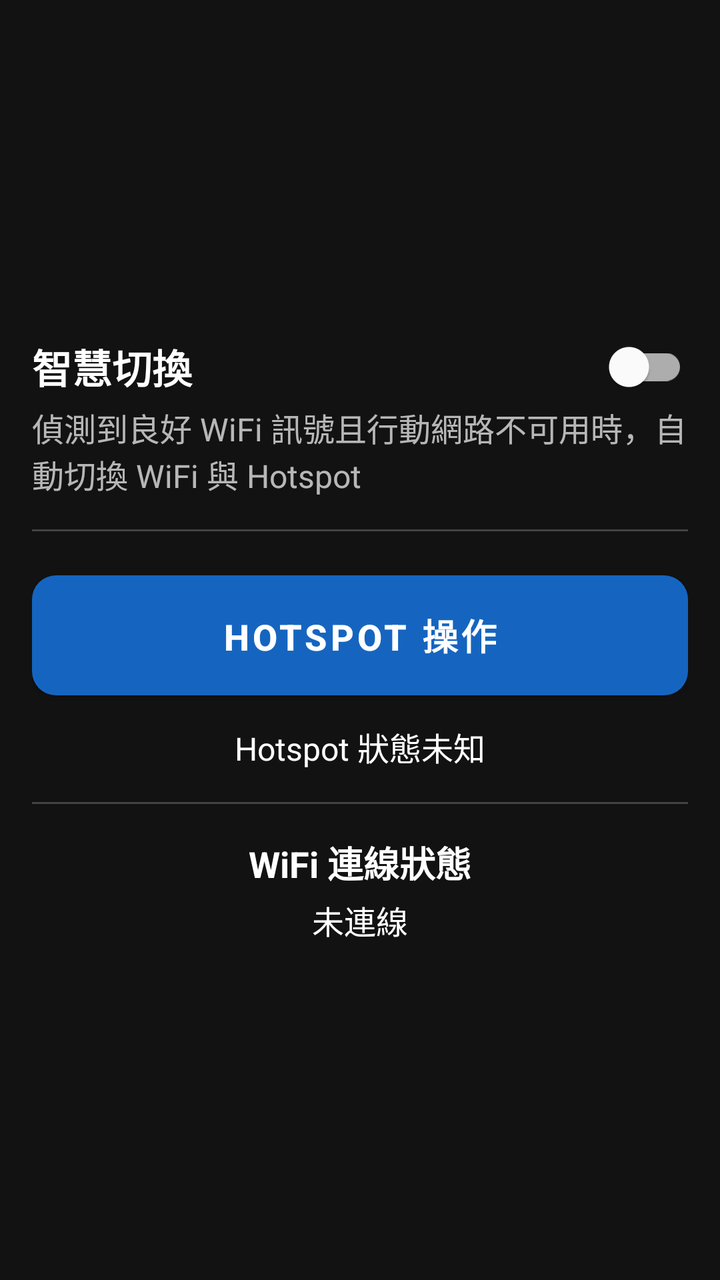
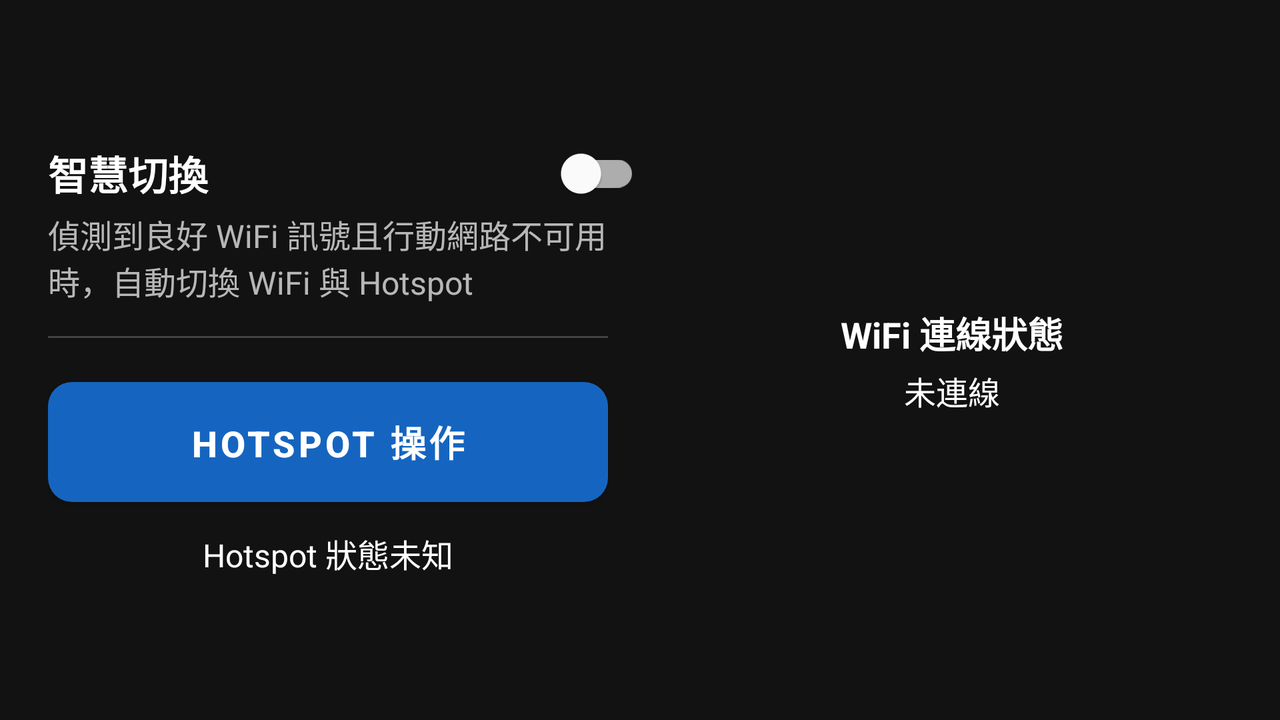

Two renders of one Android screen. The first uses the default layout on a phone; the second uses the alternative layout the repository ships for a different screen configuration, on a matching device. The two XML files are below.
<!-- AndroidManifest.xml: application theme Theme.AutoWifiManager -->
<!-- res/layout/fragment_dashboard.xml -->
<?xml version="1.0" encoding="utf-8"?>
<androidx.constraintlayout.widget.ConstraintLayout
    xmlns:android="http://schemas.android.com/apk/res/android"
    xmlns:app="http://schemas.android.com/apk/res-auto"
    xmlns:tools="http://schemas.android.com/tools"
    android:layout_width="match_parent"
    android:layout_height="match_parent"
    android:background="@color/background"
    android:padding="16dp">

    
    
    <TextView
        android:id="@+id/smart_switch_label"
        android:layout_width="0dp"
        android:layout_height="wrap_content"
        android:text="@string/smart_switch_label"
        android:textColor="@color/on_background"
        android:textSize="20sp"
        android:textStyle="bold"
        app:layout_constraintVertical_chainStyle="packed"
        app:layout_constraintTop_toTopOf="parent"
        app:layout_constraintBottom_toTopOf="@id/smart_switch_description"
        app:layout_constraintStart_toStartOf="parent"
        app:layout_constraintEnd_toStartOf="@id/smart_switch_toggle" />

    <com.google.android.material.switchmaterial.SwitchMaterial
        android:id="@+id/smart_switch_toggle"
        android:layout_width="wrap_content"
        android:layout_height="wrap_content"
        android:minWidth="48dp"
        android:minHeight="48dp"
        app:layout_constraintTop_toTopOf="@id/smart_switch_label"
        app:layout_constraintBottom_toBottomOf="@id/smart_switch_label"
        app:layout_constraintEnd_toEndOf="parent" />

    <TextView
        android:id="@+id/smart_switch_description"
        android:layout_width="0dp"
        android:layout_height="wrap_content"
        android:layout_marginTop="4dp"
        android:text="@string/smart_switch_description"
        android:textColor="@color/on_background"
        android:textSize="16sp"
        android:alpha="0.7"
        app:layout_constraintTop_toBottomOf="@id/smart_switch_label"
        app:layout_constraintBottom_toTopOf="@id/divider_1"
        app:layout_constraintStart_toStartOf="parent"
        app:layout_constraintEnd_toEndOf="parent" />

    
    <View
        android:id="@+id/divider_1"
        android:layout_width="0dp"
        android:layout_height="1dp"
        android:layout_marginTop="16dp"
        android:background="@color/on_background"
        android:alpha="0.2"
        app:layout_constraintTop_toBottomOf="@id/smart_switch_description"
        app:layout_constraintBottom_toTopOf="@id/hotspot_button"
        app:layout_constraintStart_toStartOf="parent"
        app:layout_constraintEnd_toEndOf="parent" />

    
    <com.google.android.material.button.MaterialButton
        android:id="@+id/hotspot_button"
        android:layout_width="0dp"
        android:layout_height="wrap_content"
        android:layout_marginTop="16dp"
        android:minWidth="72dp"
        android:minHeight="72dp"
        android:text="@string/hotspot_button_label"
        android:textColor="#FFFFFF"
        android:textSize="18sp"
        android:textStyle="bold"
        app:backgroundTint="@color/primary"
        app:cornerRadius="12dp"
        app:layout_constraintTop_toBottomOf="@id/divider_1"
        app:layout_constraintBottom_toTopOf="@id/hotspot_state_text"
        app:layout_constraintStart_toStartOf="parent"
        app:layout_constraintEnd_toEndOf="parent" />

    <TextView
        android:id="@+id/hotspot_state_text"
        android:layout_width="0dp"
        android:layout_height="wrap_content"
        android:layout_marginTop="8dp"
        android:gravity="center"
        android:text="@string/hotspot_state_unknown"
        android:textColor="@color/on_background"
        android:textSize="16sp"
        app:layout_constraintTop_toBottomOf="@id/hotspot_button"
        app:layout_constraintBottom_toTopOf="@id/divider_2"
        app:layout_constraintStart_toStartOf="parent"
        app:layout_constraintEnd_toEndOf="parent" />

    
    <View
        android:id="@+id/divider_2"
        android:layout_width="0dp"
        android:layout_height="1dp"
        android:layout_marginTop="16dp"
        android:background="@color/on_background"
        android:alpha="0.2"
        app:layout_constraintTop_toBottomOf="@id/hotspot_state_text"
        app:layout_constraintBottom_toTopOf="@id/wifi_status_label"
        app:layout_constraintStart_toStartOf="parent"
        app:layout_constraintEnd_toEndOf="parent" />

    
    <TextView
        android:id="@+id/wifi_status_label"
        android:layout_width="0dp"
        android:layout_height="wrap_content"
        android:layout_marginTop="16dp"
        android:gravity="center"
        android:text="@string/wifi_status_label"
        android:textColor="@color/on_background"
        android:textSize="18sp"
        android:textStyle="bold"
        app:layout_constraintTop_toBottomOf="@id/divider_2"
        app:layout_constraintBottom_toTopOf="@id/wifi_status_text"
        app:layout_constraintStart_toStartOf="parent"
        app:layout_constraintEnd_toEndOf="parent" />

    <TextView
        android:id="@+id/wifi_status_text"
        android:layout_width="0dp"
        android:layout_height="wrap_content"
        android:layout_marginTop="4dp"
        android:gravity="center"
        android:text="@string/wifi_disconnected"
        android:textColor="@color/on_background"
        android:textSize="16sp"
        app:layout_constraintTop_toBottomOf="@id/wifi_status_label"
        app:layout_constraintBottom_toBottomOf="parent"
        app:layout_constraintStart_toStartOf="parent"
        app:layout_constraintEnd_toEndOf="parent" />

</androidx.constraintlayout.widget.ConstraintLayout>
<!-- resources referenced by this layout -->
<resources>
  <color name="background">#FF121212</color>
  <color name="on_background">#FFFFFFFF</color>
  <color name="primary">#FF1565C0</color>
  <string name="hotspot_button_label">Hotspot 操作</string>
  <string name="hotspot_state_unknown">Hotspot 狀態未知</string>
  <string name="smart_switch_description">偵測到良好 WiFi 訊號且行動網路不可用時，自動切換 WiFi 與 Hotspot</string>
  <string name="smart_switch_label">智慧切換</string>
  <string name="wifi_disconnected">未連線</string>
  <string name="wifi_status_label">WiFi 連線狀態</string>
  <style name="Theme.AutoWifiManager" parent="Theme.MaterialComponents.DayNight.NoActionBar">
          
          <item name="colorPrimary">@color/primary</item>
          <item name="colorPrimaryVariant">@color/primary_variant</item>
          <item name="colorOnPrimary">@color/on_primary</item>
          
          <item name="colorSecondary">@color/secondary</item>
          <item name="colorSecondaryVariant">@color/secondary_variant</item>
          <item name="colorOnSecondary">@color/on_secondary</item>
      </style>
  <color name="primary_variant">#FF0D47A1</color>
  <color name="on_primary">#FFFFFFFF</color>
  <color name="secondary">#FF00897B</color>
  <color name="secondary_variant">#FF00695C</color>
  <color name="on_secondary">#FFFFFFFF</color>
</resources>
<!-- res/layout-w600dp/fragment_dashboard.xml (the repository's variant of the layout above) -->
<!-- drawn on the phone turned sideways -->
<?xml version="1.0" encoding="utf-8"?>
<androidx.constraintlayout.widget.ConstraintLayout
    xmlns:android="http://schemas.android.com/apk/res/android"
    xmlns:app="http://schemas.android.com/apk/res-auto"
    xmlns:tools="http://schemas.android.com/tools"
    android:layout_width="match_parent"
    android:layout_height="match_parent"
    android:background="@color/background"
    android:padding="24dp">

    
    <androidx.constraintlayout.widget.Guideline
        android:id="@+id/guideline_center"
        android:layout_width="wrap_content"
        android:layout_height="wrap_content"
        android:orientation="vertical"
        app:layout_constraintGuide_percent="0.5" />

    
    

    
    <TextView
        android:id="@+id/smart_switch_label"
        android:layout_width="0dp"
        android:layout_height="wrap_content"
        android:layout_marginEnd="16dp"
        android:text="@string/smart_switch_label"
        android:textColor="@color/on_background"
        android:textSize="20sp"
        android:textStyle="bold"
        app:layout_constraintVertical_chainStyle="packed"
        app:layout_constraintTop_toTopOf="parent"
        app:layout_constraintBottom_toTopOf="@id/smart_switch_description"
        app:layout_constraintStart_toStartOf="parent"
        app:layout_constraintEnd_toStartOf="@id/smart_switch_toggle" />

    <com.google.android.material.switchmaterial.SwitchMaterial
        android:id="@+id/smart_switch_toggle"
        android:layout_width="wrap_content"
        android:layout_height="wrap_content"
        android:minWidth="48dp"
        android:minHeight="48dp"
        app:layout_constraintTop_toTopOf="@id/smart_switch_label"
        app:layout_constraintBottom_toBottomOf="@id/smart_switch_label"
        app:layout_constraintEnd_toStartOf="@id/guideline_center" />

    <TextView
        android:id="@+id/smart_switch_description"
        android:layout_width="0dp"
        android:layout_height="wrap_content"
        android:layout_marginTop="4dp"
        android:layout_marginEnd="16dp"
        android:text="@string/smart_switch_description"
        android:textColor="@color/on_background"
        android:textSize="16sp"
        android:alpha="0.7"
        app:layout_constraintTop_toBottomOf="@id/smart_switch_label"
        app:layout_constraintBottom_toTopOf="@id/divider_1"
        app:layout_constraintStart_toStartOf="parent"
        app:layout_constraintEnd_toStartOf="@id/guideline_center" />

    
    <View
        android:id="@+id/divider_1"
        android:layout_width="0dp"
        android:layout_height="1dp"
        android:layout_marginTop="16dp"
        android:layout_marginEnd="16dp"
        android:background="@color/on_background"
        android:alpha="0.2"
        app:layout_constraintTop_toBottomOf="@id/smart_switch_description"
        app:layout_constraintBottom_toTopOf="@id/hotspot_button"
        app:layout_constraintStart_toStartOf="parent"
        app:layout_constraintEnd_toStartOf="@id/guideline_center" />

    
    <com.google.android.material.button.MaterialButton
        android:id="@+id/hotspot_button"
        android:layout_width="0dp"
        android:layout_height="wrap_content"
        android:layout_marginTop="16dp"
        android:layout_marginEnd="16dp"
        android:minWidth="72dp"
        android:minHeight="72dp"
        android:text="@string/hotspot_button_label"
        android:textColor="#FFFFFF"
        android:textSize="18sp"
        android:textStyle="bold"
        app:backgroundTint="@color/primary"
        app:cornerRadius="12dp"
        app:layout_constraintTop_toBottomOf="@id/divider_1"
        app:layout_constraintBottom_toTopOf="@id/hotspot_state_text"
        app:layout_constraintStart_toStartOf="parent"
        app:layout_constraintEnd_toStartOf="@id/guideline_center" />

    <TextView
        android:id="@+id/hotspot_state_text"
        android:layout_width="0dp"
        android:layout_height="wrap_content"
        android:layout_marginTop="8dp"
        android:layout_marginEnd="16dp"
        android:gravity="center"
        android:text="@string/hotspot_state_unknown"
        android:textColor="@color/on_background"
        android:textSize="16sp"
        app:layout_constraintTop_toBottomOf="@id/hotspot_button"
        app:layout_constraintBottom_toBottomOf="parent"
        app:layout_constraintStart_toStartOf="parent"
        app:layout_constraintEnd_toStartOf="@id/guideline_center" />

    
    

    
    <TextView
        android:id="@+id/wifi_status_label"
        android:layout_width="0dp"
        android:layout_height="wrap_content"
        android:layout_marginStart="16dp"
        android:gravity="center"
        android:text="@string/wifi_status_label"
        android:textColor="@color/on_background"
        android:textSize="18sp"
        android:textStyle="bold"
        app:layout_constraintVertical_chainStyle="packed"
        app:layout_constraintTop_toTopOf="parent"
        app:layout_constraintBottom_toTopOf="@id/wifi_status_text"
        app:layout_constraintStart_toEndOf="@id/guideline_center"
        app:layout_constraintEnd_toEndOf="parent" />

    <TextView
        android:id="@+id/wifi_status_text"
        android:layout_width="0dp"
        android:layout_height="wrap_content"
        android:layout_marginTop="4dp"
        android:layout_marginStart="16dp"
        android:gravity="center"
        android:text="@string/wifi_disconnected"
        android:textColor="@color/on_background"
        android:textSize="16sp"
        app:layout_constraintTop_toBottomOf="@id/wifi_status_label"
        app:layout_constraintBottom_toBottomOf="parent"
        app:layout_constraintStart_toEndOf="@id/guideline_center"
        app:layout_constraintEnd_toEndOf="parent" />

</androidx.constraintlayout.widget.ConstraintLayout>
